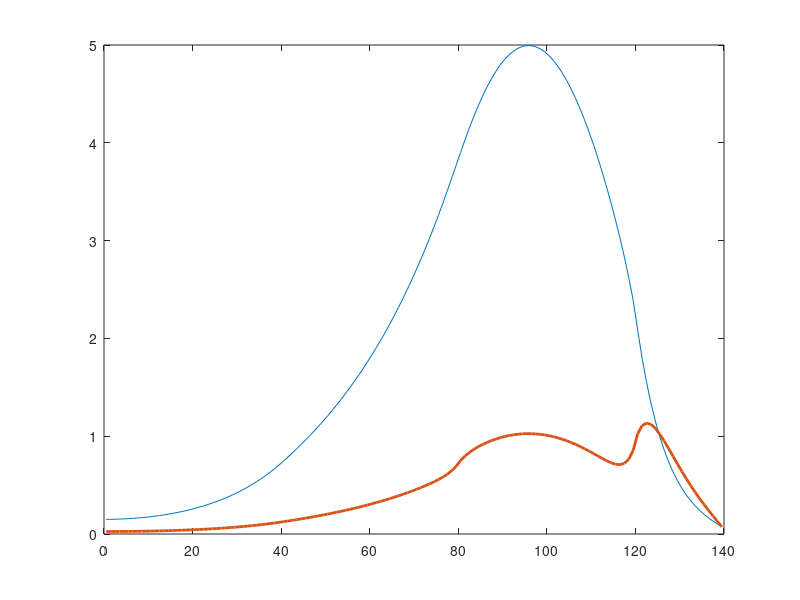

MATLAB code for this plot: (Note: this script raises an error after producing the figure.)
close all
clear all
clc
%% Exercise 4 - Optimization of loading pattern 
% ### Algorithm description ###

% The general script solves the problem for any INPUT loading pattern
% The permut script selects the solutions that respects the constraints
% The LUP and LLP scripts solve the initial and optimised configurations
% For the solution of the problem the following procedure was employed:

% ### PREPROCESSING - SELECTION, DATA AND MESH PROPERTIES ###

% SECTION 0 - selection of the configuration;
% SECTION 1 - Data
% - the data in the thermal and fast groups are stored in vectors
% - the index in the properties' vectors indicates the assembly type

% SECTION 2 - Building properties along the mesh
% - the properties are linked to mesh position accordingly to the chosen
%   assembly pattern, the procedure is repeated for diffusion properties,
%   total cross-sections, up and down scattering cross-sections and source
%   terms

% ### NUMERICAL SOLVER ###

% SECTION 3 - Construction of the matrix M
% - the beta coefficients are computed accordingly to the diffusion
%   properties along the mesh built in SECTION 2.
% - diagonals of the M1 and M2 matrices are built using for cycles
% - submatrices for group 1 and group 2 were built using diag properties
% - boundary conditions were set accordingly to information on the symmetry
%   of the system and on zero incoming current at the boundary for both
%   groups
% - %upscattering and downscattering terms are added
% - the F matrix is built accordingly to diag properties, considering both
%   the fast and thermal fission contribution

% SECTION 4 - Power Iteration scheme
% - set the first guess for flux and keff
% - set the source term according to the guess
% - solve the problem for the flux
% - use the flux to update keff accordingly to TP2 info
% - update the source term
% - compute the relative difference between keff at each iteration to set
%   the stop criteria

% SECTION 5 - Output and normalisation
% - output plots are produced
% - normalisation of the flux is carried out according to power info
%   as specified in the report and in TP4 intro slides

%% Info on Output
% All the output won't be shown in Command Window apart from those required
% in TP4 Slides + graphs 

%% SOLUTION FOR THE CHOSEN CONFIGURATION
% choose a given pattern
%% SECTION 0 - STARTING POINT: CHOICE OF THE PATTERN
%choose pattern
ass= [3 3 2 2 1 1 4];

%% SECTION 1 - Data
%geometric parameters for the definition of the core
a=120; %core size
b=20; %reflector size
tot= a+b; %total size
ass_size=20;
h=1; %mesh size
n_ass=ass_size/h; %mesh points in each assembly
nt=(a+b)/h; %total mesh points
height= 400; %height of the assembly

%Fast data - index of the vector equals assembly type
D1= [];
D1= [1.48240, 1.48540E+00, 1.48500E+00, 1.20000E+00 ];
sigma_a1= [9.61590e-3, 1.05770E-02, 1.11090E-02, 1.00000E-03 ];
nusigma_f1=[];
nusigma_f1= [7.16950E-03, 6.00220E-03, 5.11280E-03, 0 ];
ksigma_f1=[];
ksigma_f1= [9.17230E-14, 7.44960E-14, 6.19580E-14, 0];
sigma_s12= [];
sigma_s12= [1.73690E-02, 1.63500E-02, 1.58150E-02, 2.50000E-02 ]; %from group 1 to group 2

%Thermal Data - index of the vector equals assembly type
D2= [];
D2= [3.81380e-1, 3.70450E-01, 3.67600E-01, 4.00000E-01];
sigma_a2= [8.21530e-02, 9.56160E-02, 9.30040E-02, 2.00000E-02 ];
nusigma_f2=[];
nusigma_f2= [1.40380E-01, 1.42670E-01, 1.27650E-01, 0];
ksigma_f2=[];
ksigma_f2= [1.86440E-12, 1.78730E-12, 1.54970E-12, 0];
sigma_s21= [];
sigma_s21= [1.62710E-03, 1.84670E-03, 1.81120E-03,0.00000E+00]; %from group 2 to group 1

%% SECTION 2 - Building properties along the mesh

%vectors containing diffussion coefficients along the mesh

D_1t=[D1(ass(1))*ones(n_ass,1); D1(ass(2))*ones(n_ass,1); ...
      D1(ass(3))*ones(n_ass,1); D1(ass(4))*ones(n_ass,1); ...
      D1(ass(5))*ones(n_ass,1); D1(ass(6))*ones(n_ass,1); ...
      D1(ass(7))*ones(n_ass,1)];
D_2t=[D2(ass(1))*ones(n_ass,1); D2(ass(2))*ones(n_ass,1); ...
      D2(ass(3))*ones(n_ass,1); D2(ass(4))*ones(n_ass,1); ...
      D2(ass(5))*ones(n_ass,1); D2(ass(6))*ones(n_ass,1); ...
      D2(ass(7))*ones(n_ass,1)];

%vectors containing removal cross-sections along the mesh

sigma_t1=[ (sigma_a1(ass(1))+ sigma_s12(ass(1)))*ones(n_ass,1); ...
           (sigma_a1(ass(2))+ sigma_s12(ass(2)))*ones(n_ass,1); ...
           (sigma_a1(ass(3))+ sigma_s12(ass(3)))*ones(n_ass,1); ...
           (sigma_a1(ass(4))+ sigma_s12(ass(4)))*ones(n_ass,1); ...
           (sigma_a1(ass(5))+ sigma_s12(ass(5)))*ones(n_ass,1); ...
           (sigma_a1(ass(6))+ sigma_s12(ass(6)))*ones(n_ass,1); ...
           (sigma_a1(ass(7))+ sigma_s12(ass(7)))*ones(n_ass,1)];
sigma_t2=[ (sigma_a2(ass(1))+ sigma_s21(ass(1)))*ones(n_ass,1); ...
           (sigma_a2(ass(2))+ sigma_s21(ass(2)))*ones(n_ass,1); ...
           (sigma_a2(ass(3))+ sigma_s21(ass(3)))*ones(n_ass,1); ...
           (sigma_a2(ass(4))+ sigma_s21(ass(4)))*ones(n_ass,1); ...
           (sigma_a2(ass(5))+ sigma_s21(ass(5)))*ones(n_ass,1); ...
           (sigma_a2(ass(6))+ sigma_s21(ass(6)))*ones(n_ass,1); ...
           (sigma_a2(ass(7))+ sigma_s21(ass(7)))*ones(n_ass,1)];

%we need to account for the downscattering term from group1 to group2
down_scatter_t= [-sigma_s12(ass(1))*ones(n_ass,1); -sigma_s12(ass(2))*ones(n_ass,1);...
                 -sigma_s12(ass(3))*ones(n_ass,1); -sigma_s12(ass(4))*ones(n_ass,1); ...
                 -sigma_s12(ass(5))*ones(n_ass,1); -sigma_s12(ass(6))*ones(n_ass,1); ...
                 -sigma_s12(ass(7))*ones(n_ass,1)] ;

%we need to account for the upscattering term from group2 to group1
up_scatter_t= [  -sigma_s21(ass(1))*ones(n_ass,1); -sigma_s21(ass(2))*ones(n_ass,1);...
                 -sigma_s21(ass(3))*ones(n_ass,1); -sigma_s21(ass(4))*ones(n_ass,1); ...
                 -sigma_s21(ass(5))*ones(n_ass,1); -sigma_s21(ass(6))*ones(n_ass,1); ...
                 -sigma_s21(ass(7))*ones(n_ass,1)] ;

%source term data
ff= [(nusigma_f1(ass(1)))*ones(n_ass,1); (nusigma_f1(ass(2)))*ones(n_ass,1); ...
     (nusigma_f1(ass(3)))*ones(n_ass,1); (nusigma_f1(ass(4)))*ones(n_ass,1); ...
     (nusigma_f1(ass(5)))*ones(n_ass,1); (nusigma_f1(ass(6)))*ones(n_ass,1); ...
     (nusigma_f1(ass(7)))*ones(n_ass,1)];
kf1= [(ksigma_f1(ass(1)))*ones(n_ass,1); (ksigma_f1(ass(2)))*ones(n_ass,1); ...
    (ksigma_f1(ass(3)))*ones(n_ass,1); (ksigma_f1(ass(4)))*ones(n_ass,1); ...
    (ksigma_f1(ass(5)))*ones(n_ass,1); (ksigma_f1(ass(6)))*ones(n_ass,1); ...
    (ksigma_f1(ass(7)))*ones(n_ass,1)];
ff= [ff; zeros(nt,1)];
tf= [(nusigma_f2(ass(1)))*ones(n_ass,1); (nusigma_f2(ass(2)))*ones(n_ass,1);...
     (nusigma_f2(ass(3)))*ones(n_ass,1); (nusigma_f2(ass(4)))*ones(n_ass,1); ...
     (nusigma_f2(ass(5)))*ones(n_ass,1); (nusigma_f2(ass(6)))*ones(n_ass,1); ...
     (nusigma_f2(ass(7)))*ones(n_ass,1)];
kf2= [(ksigma_f2(ass(1)))*ones(n_ass,1); (ksigma_f2(ass(2)))*ones(n_ass,1);...
      (ksigma_f2(ass(3)))*ones(n_ass,1); (ksigma_f2(ass(4)))*ones(n_ass,1); ...
      (ksigma_f2(ass(5)))*ones(n_ass,1); (ksigma_f2(ass(6)))*ones(n_ass,1); ...
      (ksigma_f2(ass(7)))*ones(n_ass,1)];
  
             
%% SECTION 3 - Costruction of the matrix M

%explicit construction of the beta coefficients
beta_plus1t=zeros(1,nt);
beta_plus2t=zeros(1,nt);

for i=1:(nt-1) %Definition of Beta i+1
        beta_plus1t(i+1)=1.*2*D_1t(i)*D_1t(i+1)/(D_1t(i+1)+D_1t(i));
        beta_plus2t(i+1)=1.*2*D_2t(i)*D_2t(i+1)/(D_2t(i+1)+D_2t(i));
end

beta_minus1t=zeros(1,nt);
beta_minus2t=zeros(1,nt);

for i=2:nt %Definition of Beta i-1
        beta_minus1t(i-1)=1.*2*D_1t(i)*D_1t(i-1)/(D_1t(i-1)+D_1t(i));
        beta_minus2t(i-1)=1.*2*D_2t(i)*D_2t(i-1)/(D_2t(i-1)+D_2t(i));
end

M1t=zeros(nt,nt);
M2t= zeros(nt,nt);

%MATRIX GROUP 1
for i=2:(nt-1)
    M1t(i,i)= (beta_plus1t(i+1)+ beta_minus1t(i-1))/h^2 + sigma_t1(i); %ragiona su questo sigma
    M1t(i,i+1)= -beta_plus1t(i+1)/h^2;
    M1t(i,i-1)= -beta_minus1t(i-1)/h^2;
end

%setting the boundary conditions
BC1t= 0.5*(1/(h/(4*D1(end)) + 1));

%implementing the boundary condition in the matrix for group1 
M1t(1,1)= beta_plus1t(2)/h^2 + sigma_t1(1);
M1t(1,2)= M1t(2,3);
M1t(nt,nt)= (BC1t*h + beta_minus1t(end-1))/h^2 + sigma_t1(end);
M1t(nt,nt-1)= M1t(nt-1,nt-2);

%MATRIX GROUP 2
for i=2:(nt-1)
    M2t(i,i)= (beta_plus2t(i+1)+ beta_minus2t(i-1))/h^2 + sigma_t2(i); %ragiona su questo sigma
    M2t(i,i+1)= -beta_plus2t(i+1)/h^2;
    M2t(i,i-1)= -beta_minus2t(i-1)/h^2;
end

%setting the boundary conditions
BC2t= 0.5*(1/(h/(4*D2(end)) + 1));

%boundary conditions 
M2t(1,1)= beta_plus2t(2)/h^2 + sigma_t2(1);
M2t(1,2)=M2t(2,3);
M2t(nt,nt)= (BC2t*h + beta_minus2t(end-1))/h^2 + sigma_t2(end);
M2t(nt,nt-1)= M2t(nt-1,nt-2);

%There is a need to concatenate the two matrices
%since the flux vector will now accomodate the two groups
Mt= zeros(2*nt,2*nt);
Mt= [M1t, zeros(nt,nt); zeros(nt,nt), M2t];
%upscattering and downscattering terms are added
Mt= Mt + diag(down_scatter_t, -nt) + diag(up_scatter_t, nt);

%definition of the F matrix
Ft= zeros(2*nt,2*nt);
Ft= Ft + diag(ff,0) + diag(tf,nt);

%% SECTION 4 - Power Iteration
% 
%first guess 
phi=[];
k=[];
S=zeros(2*nt,2*nt);
epsilon= 1e-7;
% 
% set the first guess
diff=1; %set diff=1 to enter the cycle
it=1;
k(1)=1;
phi(:,1)=ones(2*nt,1);
S(:,1)= 1/k(1)*Ft*phi(:,1);

%two possible convergence criteria were taken into account
while (diff > epsilon)
phi(:,it+1)= Mt\S(:,it);
%k(it+1)= k(it)*sum(Ft*phi(:,it+1))/sum(Ft *phi(:,it)); %option 2 for convergence
k(it+1)= k(it)*sum(phi(:,it+1))/sum(phi(:,it)); %option 1 for convergence
S(:,it+1)= 1/k(it+1)*Ft*phi(:,it+1); %update the source term
diff= abs((k(it+1)-k(it))/(k(it+1))); %stopping criteria
it= it+1;
end 

%% "Exact solution" for comparison
% % analytical solution for comparison keff
% input2= Mt\Ft;
% [PHIt, KEFF_anal_t]= eigs(input2);
% keff_t= KEFF_anal_t(1,1);

%% SECTION 5 - Output and normalisation
pos_t= [0.5:1:139.5];

% figure(2)
% plot(pos_t,PHIt((1:140),end),pos_t,PHIt((141:280),end), 'linewidth', 2)
% title('Analytical solution')
% legend('Flux Analytical Group 1', 'Flux Analytical Group 2','Location','NorthEast')
% grid on

figure(1)
plot(pos_t,phi((1:140),end),pos_t,phi((141:280),end), 'linewidth', 2)
xline(20, 'g--')
xline(40, 'b--')
xline(60, 'g--')
xline(80, 'b--')
xline(100, 'r--')
xline(120, 'r--')
xline(140, 'k--')
title('Numerical solution selected configuration')
grid on

%% NORMALISATION PROCEDURE
P=[];
for i= 1:140
    P(i)= height*1*(kf1(i)*phi(i,end) + kf2(i)*phi((i+140),end));
end

%compute total power
P_tot= sum(P);

%relative power computation
P_mean= P_tot/120; %compute mean power along the mesh
P_rel= P/P_mean; %compute relative power with respect to the mean
Peak= max(P_rel); %select peak power as maximum of the relative power

%normalization factor
F_norm= (45e6)/P_tot; %compute the normalisation factor

%normalized flux
phi_norm= F_norm*phi(:,end);

%% PLOTTING - NORMALIZED FLUX
figure(2)
plot(pos_t,phi_norm((1:140),end),pos_t,phi_norm((141:280),end), 'linewidth', 2)
xline(20, 'g--')
xline(40, 'b--')
xline(60, 'g--')
xline(80, 'b--')
xline(100, 'r--')
xline(120, 'r--')
xline(140, 'k--')
title('Normalised solution selected configuration')
grid on

%% PLOTTING - RELATIVE POWER
figure(3)
plot(pos_t,P_rel, 'linewidth', 2)
xline(20, 'g--')
xline(40, 'b--')
xline(60, 'g--')
xline(80, 'b--')
xline(100, 'r--')
xline(120, 'r--')
xline(140, 'k--')
title('Relative Power selected configuration')
grid on

%% REQUESTED OUTPUT

format long
disp('SOLUTION FOR THE LOW-LEAKAGE PATTERN:')
disp('The solution in 10.5 for normalised flux FAST:')
phi_norm(11,end)
disp('The solution in 10.5 for normalised flux THERMAL:')
phi_norm(151,end)
disp('The flux at the reflector boundary:')
phi_norm(140, end)
disp('Keff is:')
k(end)
disp('Peak power relative to the average:')
Peak


